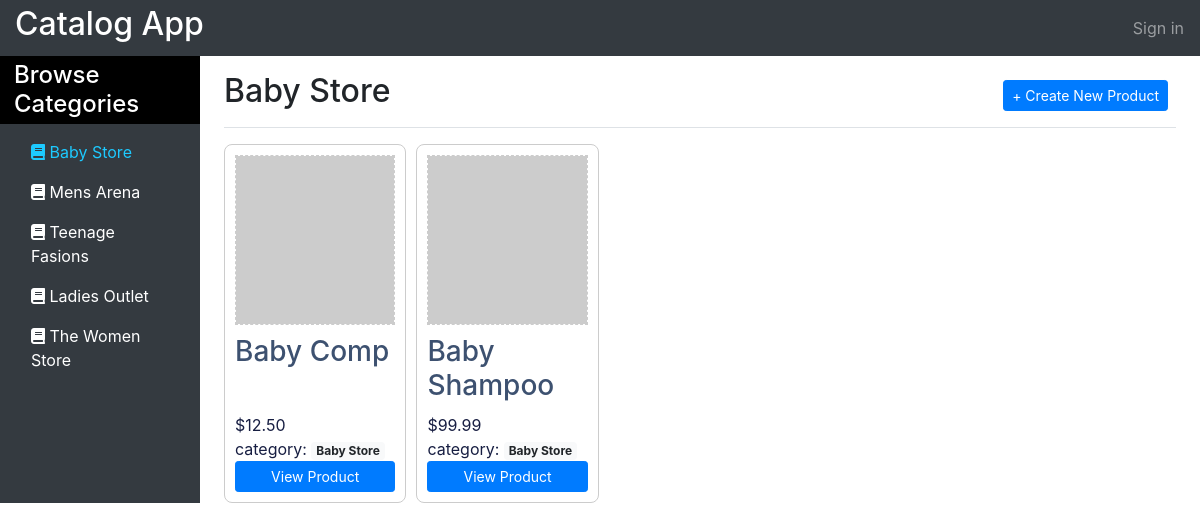
Screenshot of /catalog/Baby Store/1/view/ with the database file from the repository.
### database_setup.py (models this page shows, shortened)
class Category(Base):
    __tablename__ = 'category'
    id = Column(Integer, primary_key=True)
    name = Column(String(250), nullable=False)
    user_id = Column(Integer, ForeignKey('user.id'))
    user = relationship(User)

class Products(Base):
    __tablename__ = 'products'
    name = Column(String(80), nullable=False)
    id = Column(Integer, primary_key=True)
    description = Column(String(250))
    price = Column(String(8))
    category_id = Column(Integer, ForeignKey('category.id'))
    category = relationship(Category)
    user_id = Column(Integer, ForeignKey('user.id'))
    user = relationship(User)

### catalog.py (the view)
@app.route('/catalog/<string:category_name>/<int:category_id>/view/')
def categoryView(category_name, category_id):
    categories = session.query(Category).all()
    products = session.query(Products).filter_by(category_id=category_id).all()
    return render_template('category.html', category=category_name,
                           products=products, categories=categories,
                           user=login_session)

### catalog.py (called while the page is built)
@app.after_request
def add_header(r):
    r.headers["Cache-Control"] = "no-cache, no-store, must-revalidate"
    r.headers["Pragma"] = "no-cache"
    r.headers["Expires"] = "0"
    r.headers['Cache-Control'] = 'public, max-age=0, no-store, must-revalidate'
    return r

### templates/category.html (shortened to what this page needs)
<!doctype html>
<html lang="en">
<head>
  <link href="{{url_for('static', filename='bootstrap.min.css')}}" rel="stylesheet">
  <link href="{{url_for('static', filename='dashboard.css')}}" rel="stylesheet">
  <link rel="stylesheet" href="https://use.fontawesome.com/releases/v5.7.2/css/all.css">
</head>
<body>
  <nav class="navbar navbar-dark sticky-top bg-dark flex-md-nowrap p-0">
    <a class="navbar-brand col-sm-3 col-md-2 mr-0" href="/catalog/"><h2>Catalog App</h2></a>
    {% if user.username|length  %}
    <ul class="navbar-nav px-3 pop"  data-container="body" data-toggle="popover" data-placement="left"
    data-content="<span class='logout' onclick='doLogout'>Log Out</span>"  data-original-title="" title="">
      <li class="nav-item text-nowrap text-center">
        <div class="profileImage">
          <img src="{{user['picture'] }}" alt="User Profile Image" />
        </div>
      </li>
      <li class="nav-item text-nowrap">
        <a class="nav-link" href="#">{{user['username'] }}</a>
      </li>
    </ul>
    {% else %}
    <ul class="navbar-nav px-3">
      <li class="nav-item text-nowrap">
        <a class="nav-link" href="#">Sign in</a>
      </li>
    </ul>
    {% endif %}
  </nav>
  <div class="container-fluid">
    <div class="row">
      <nav class="col-md-2 d-none d-md-block bg-dark sidebar">
        <div class="sidebar-sticky">
          <h4 class="sidebar-heading">Browse Categories</h4>
          <ul class="nav flex-column">
            {% for cat in categories %}
            <li class="nav-item" >
              <a class="nav-link {% if category ==cat.name %} active {% endif %}" href="/catalog/{{cat.name}}/{{cat.id}}/view/">
                <i class="fas fa-book"></i>
                {{cat.name}}
              </a>
            </li>
            {% endfor %}
          </ul>
        </div>
      </nav>
      <main role="main" class="col-md-9 ml-sm-auto col-lg-10 pt-3 px-4">
        <div class="d-flex justify-content-between flex-wrap flex-md-nowrap align-items-center pb-2 mb-3 border-bottom">
          <h1 class="h2">{{category}}</h1>
          <div class="btn-toolbar mb-2 mb-md-0">
            <div class="btn-group mr-2">
              <button class="btn btn-primary btn-sm" onclick="modalPop('newProduct')">+ Create New Product</button>
            </div>
          </div>
        </div>
        <div class="items">
          {% for product in products %}
          <div class="item">
            <img src="http://placehold.jp/fffff/cccccc/188x200.png?text={{products.name}}+image">
            <div class="productName"><h3>{{product.name}}</h3></div>
            <div class="productPrice">{{product.price}}</div>
            <div class="productCategory">category: <span class="badge badge-light">{{category}}</span></div>
            <a href="/catalog/{{category}}/{{product.name}}/{{product.id}}/view/" class="btn btn-sm btn-primary btn-block">View Product</a>
          </div>
          {% endfor %}
        </div>
      </main>
    </div>
  </div>
</body>
</html>

### static/dashboard.css (style rules this page uses)
img { width:100%; height: auto; }
.productName h3 { min-height: 70px; color:#3d5170; }
.sidebar-heading { background: #000; color: #fff; padding: 5px; margin-left: -15px; margin-right: -15px; padding-left: 14px; }
.nav-link { color:#fff; }
.nav-link.active, .nav-link:hover { color:#1dcaff !important; }
.navbar-nav li { float: right; }
.items { display: flex; flex-wrap: wrap; margin-left: -10px; margin-top: -10px; }
.items .item { flex: 1 0 200px; box-sizing: border-box; background: #ffff; color: #171e42; padding: 10px; margin-left: 10px; margin-top: 10px; border:1px solid #ccc; border-radius: 8px; }
.items .item img { border: 1px dashed #ccc; margin: auto; margin-bottom: 10px }
@media (min-width: 410px) { .items .item { max-width: calc(50% - 10px); } }
@media (min-width: 620px) { .items .item { max-width: calc(33.33333% - 10px); } }
@media (min-width: 830px) { .items .item { max-width: calc(25% - 10px); } }
@media (min-width: 1040px) { .items .item { max-width: calc(20% - 10px); } }

### rows the page displays
Category: name "Baby Store"
Category: name "Mens Arena"
Category: name "Teenage Fasions"
Category: name "Ladies Outlet"
Category: name "The Women Store"
Products: name "Baby Comp", price "$12.50", category "Baby Store"
Products: name "Baby Shampoo", price "$99.99", category "Baby Store"
